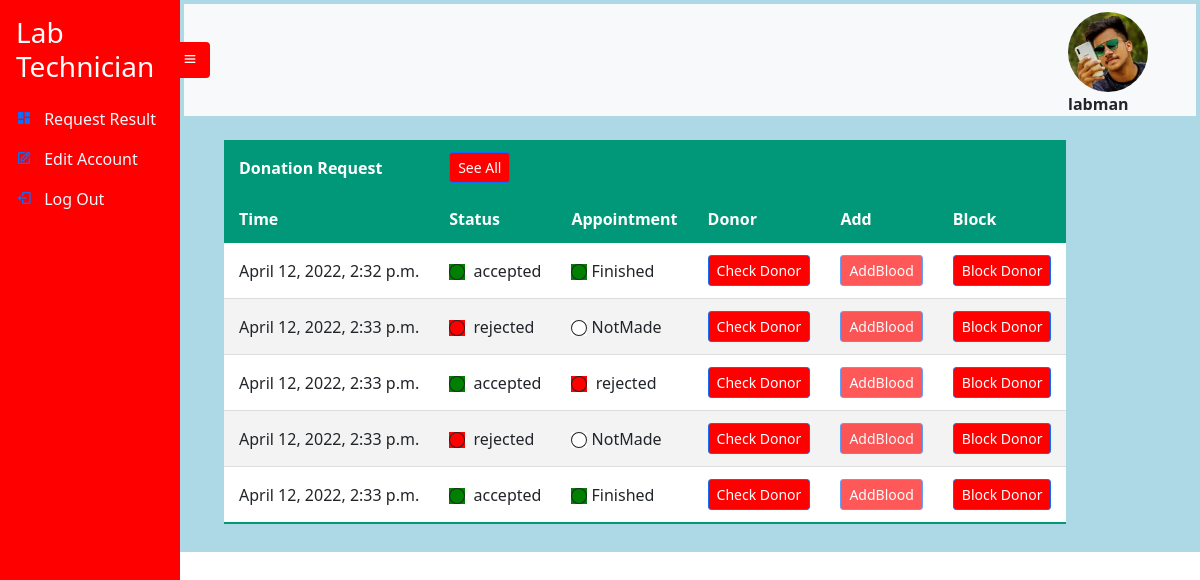
Screenshot of /labdonationrequest/notall (signed in) with the database file from the repository.
### UserAccount/models.py (models this page shows, shortened)
class UserRegistration(models.Model):
    User_id = models.UUIDField(default=uuid.uuid4, unique=True,
                          primary_key=True, editable=False)
    FirstName = models.CharField(max_length=20 , null=True , blank=True)
    LastName = models.CharField(max_length=20 , null=True , blank=True)
    Address_id = models.OneToOneField(Address , on_delete=models.CASCADE)
    Age = models.IntegerField(null=True , blank=True)
    Account_id = models.OneToOneField(Account , on_delete=models.CASCADE)
    ProfilePic= models.FileField(null=True, blank=True, upload_to='profilepic/', default="profilepic/defaultprofile.jpeg")

class Account(AbstractUser):
    Role = models.CharField(max_length=25, null=True , blank=True)

### Donor/models.py (models this page shows)
class DonationRequestFormResult(models.Model):
    Result_id = models.UUIDField(default=uuid.uuid4, unique=True,
                          primary_key=True, editable=False)
    Donor_id = models.ForeignKey(Donor , null=True , on_delete=models.SET_NULL,blank=True , unique=False)
    HeartDisease = models.CharField(max_length=3, null=True , blank=True ,choices=Answer_choices)
    Kidney_Lung_Bloodpressure_Diabetes_Epilepsy = models.CharField(max_length=3, null=True , blank=True ,  choices=Answer_choices)
    Liverproblems = models.CharField(max_length=3, null=True , blank=True ,choices=Answer_choices)
    STD = models.CharField(max_length=3, null=True , blank=True ,choices=Answer_choices)
    Tattoo_Ear_skin_pierced_lastmonth= models.CharField(max_length=3, null=True , blank=True ,choices=Answer_choices)
    Slpet_Unsafely_OtherThanPartner = models.CharField(max_length=3, null=True , blank=True ,choices=Answer_choices)
    SeriousSkinRepair = models.CharField(max_length=3, null=True , blank=True ,choices=Answer_choices)
    Preagnant = models.CharField(max_length=3, null=True , blank=True,choices=Answer_choices)
    Abortion = models.CharField(max_length=3, null=True , blank=True,choices=Answer_choices)
    BreastFeeding = models.CharField(max_length=3, null=True , blank=True,choices=Answer_choices)
    BloodHealthfulnessInfo = models.CharField(max_length=10, null=True , blank=True,choices=Answer_choices)
    Status = models.CharField(null=True , max_length=11 , blank=True , default='in progress')
    Request_time = models.DateTimeField(auto_now_add=True , null=True , blank=True)

class Appointment(models.Model):
    App_id = models.UUIDField(default=uuid.uuid4, unique=True,
                          primary_key=True, editable=False)
    Donor_id = models.ForeignKey(Donor , on_delete=models.SET_NULL, null=True , blank=True , unique=False)
    Date = models.DateField()
    Time = models.TimeField()
    status = models.CharField(null=True , max_length=11 , blank=True , default='in progress')
    def __str__(self):
        return str(self.App_id)

### LabTechnician/views.py (the view)
# urls.py: path('donationrequest/<type>' , views.DonationRequest , name='donationrequest'),
def DonationRequest(request ,  type):
    account = UserState(request)['account']
    donation = None
    appointment = None
    finished_appointment = []
    deferringlist = []
    try:
        for fa in FininshedAppointment.objects.all():
            finished_appointment.append(str(fa.Appointment_id))
    except:
        finished_appointment=[]
    try:
        if(type=='all'):
            donation = DonationRequestFormResult.objects.all()
        else:
            donation = DonationRequestFormResult.objects.all()[0:5]
    except:
        donation = None
    try:
        if(type=='all'):
            appointment = Appointment.objects.all()
        else:
            appointment = Appointment.objects.all()[0:5]
    except:
        appointment = None
    try:
        for dl in DeferringList.objects.all():
            deferringlist.append(str(dl.Donor_id))
    except:
        deferringlist = []
    my_list = list(itertools.zip_longest(donation,appointment))
    context = {'list':my_list , 'donation':donation ,'account':account , 'finished':finished_appointment , 'deferringlist':deferringlist }
    return render (request , 'labtechnician/donationrequest.html' , context  )

### LabTechnician/views.py (called while the page is built)
def UserState(request):
    user = request.user
    account = UserRegistration.objects.get(Account_id=user.id)
    context={'account':account}
    return context

### templates/labtechnician/donationrequest.html (shortened to what this page needs)
{% extends 'labtechnician/labtechnician.html' %}
{% load static %}
{% block content %}
<br>
<table class="styled-table">
    <thead>
         <tr>
           <th>Donation Request</th>
           <th><a href="{% url 'labdonationrequest' 'all' %}"><button type="button" class="btn btn-primary btn-sm" style= "background-color: red;">See All</button></a>
            </th>
            <th></th>
            <th></th>
            <th></th>
            <th></th>
          </tr>
          <tr >
            <th>Time</th>
            <th>Status</th>
            <th>Appointment</th>
            <th>Donor</th>
            <th>Add</th>
            <th>Block</th>
        </tr>
    </thead>
    <tbody>
      {% if donation %}
      {% for don,app in list %}
      <tr>
       <td>{{ don.Request_time }}</td>
       {% if don.Status == 'in progress' %}
       <td><svg xmlns="http://www.w3.org/2000/svg" width="16" height="16" fill="currentColor" style="background-color: yellow;" class="bi bi-circle"  viewBox="0 0 16 16">
         <path d="M8 15A7 7 0 1 1 8 1a7 7 0 0 1 0 14zm0 1A8 8 0 1 0 8 0a8 8 0 0 0 0 16z"/>
       </svg>
       {% elif  don.Status == 'accepted' %}
       <td><svg xmlns="http://www.w3.org/2000/svg" width="16" height="16" fill="currentColor" style="background-color: green;" class="bi bi-circle"  viewBox="0 0 16 16">
         <path d="M8 15A7 7 0 1 1 8 1a7 7 0 0 1 0 14zm0 1A8 8 0 1 0 8 0a8 8 0 0 0 0 16z"/>
       </svg>
       {% elif  don.Status == 'rejected' %}
       <td><svg xmlns="http://www.w3.org/2000/svg" width="16" height="16" fill="currentColor" style="background-color:red;" class="bi bi-circle"  viewBox="0 0 16 16">
         <path d="M8 15A7 7 0 1 1 8 1a7 7 0 0 1 0 14zm0 1A8 8 0 1 0 8 0a8 8 0 0 0 0 16z"/>
       </svg>
       {% endif %}
       &nbsp;{{ don.Status}} </td>
       {% if don.Status == 'accepted' %}
       {% if app.status == 'accepted'  and  app.App_id|slugify not in finished %}
       <td><svg xmlns="http://www.w3.org/2000/svg" width="16" height="16" fill="currentColor" style="background-color:green;" class="bi bi-circle"  viewBox="0 0 16 16">
         <path d="M8 15A7 7 0 1 1 8 1a7 7 0 0 1 0 14zm0 1A8 8 0 1 0 8 0a8 8 0 0 0 0 16z"/>
       </svg>
       &nbsp;{{ app.status}}</td>
       <td><a href="{% url 'labdonorinfo' don.Donor_id %}"><button type="button" class="btn btn-primary btn-sm" style= "background-color: red;">Check Donor</button></a>
       </td>
       <td><a href="{% url 'addblood' don.Donor_id app.App_id  %}"><button type="button" class="btn btn-primary btn-sm" style= "background-color: red;">AddBlood</button></a></td>
       {% if don.Donor_id|slugify not in deferringlist %}
       <td><a href="{% url 'blockdonor' don.Donor_id %}"><button type="button" class="btn btn-primary btn-sm" style= "background-color: red;">Block Donor</button></a>
       </td>
       {% else %}
       <td><a href="{% url 'unblockdonor' don.Donor_id %}"><button type="button" class="btn btn-primary btn-sm" style= "background-color: red;">Unblock Donor</button></a>
       </td>
       {% endif %}
       {% elif app.status == 'accepted'  and  app.App_id|slugify in finished  %}
       <td><svg xmlns="http://www.w3.org/2000/svg" width="16" height="16" fill="currentColor" style="background-color:green;" class="bi bi-circle"  viewBox="0 0 16 16">
        <path d="M8 15A7 7 0 1 1 8 1a7 7 0 0 1 0 14zm0 1A8 8 0 1 0 8 0a8 8 0 0 0 0 16z"/>
      </svg>&nbsp;Finished</td>
      <td><a href="{% url 'labdonorinfo' don.Donor_id %}"><button type="button" class="btn btn-primary btn-sm" style= "background-color: red;">Check Donor</button></a>
        <td><button type="button" class="btn btn-primary btn-sm" style= "background-color: red;" disabled>AddBlood</button></td>
        {% if don.Donor_id|slugify not in deferringlist %}
        <td><a href="{% url 'blockdonor' don.Donor_id %}"><button type="button" class="btn btn-primary btn-sm" style= "background-color: red;">Block Donor</button></a>
        </td>
        {% else %}
        <td><a href="{% url 'unblockdonor' don.Donor_id %}"><button type="button" class="btn btn-primary btn-sm" style= "background-color: red;">Unblock Donor</button></a>
        </td>
        {% endif %}
        {% elif app.status == 'rejected' %}
       <td><svg xmlns="http://www.w3.org/2000/svg" width="16" height="16" fill="currentColor" style="background-color:red;" class="bi bi-circle"  viewBox="0 0 16 16">
         <path d="M8 15A7 7 0 1 1 8 1a7 7 0 0 1 0 14zm0 1A8 8 0 1 0 8 0a8 8 0 0 0 0 16z"/>
       </svg>
       &nbsp;{{ app.status}}</td>
       <td><a href="{% url 'labdonorinfo' don.Donor_id %}"><button type="button" class="btn btn-primary btn-sm" style= "background-color: red;">Check Donor</button></a>
       </td>
       <td><button type="button" class="btn btn-primary btn-sm" style= "background-color: red;" disabled>AddBlood</button></a></td>
       {% if don.Donor_id|slugify not in deferringlist %}
       <td><a href="{% url 'blockdonor' don.Donor_id %}"><button type="button" class="btn btn-primary btn-sm" style= "background-color: red;">Block Donor</button></a>
       </td>
       {% else %}
       <td><a href="{% url 'unblockdonor' don.Donor_id %}"><button type="button" class="btn btn-primary btn-sm" style= "background-color: red;">Unblock Donor</button></a>
       </td>
       {% endif %}
         {% endif %}
       {% else %}
       <td><svg xmlns="http://www.w3.org/2000/svg" width="16" height="16" fill="currentColor" style="background-color:white;" class="bi bi-circle"  viewBox="0 0 16 16">
        <path d="M8 15A7 7 0 1 1 8 1a7 7 0 0 1 0 14zm0 1A8 8 0 1 0 8 0a8 8 0 0 0 0 16z"/>
      </svg>&nbsp;NotMade</td>
      <td><a href="{% url 'labdonorinfo' don.Donor_id %}"><button type="button" class="btn btn-primary btn-sm" style= "background-color: red;">Check Donor</button></a>
      </td>
         <td><button type="button" class="btn btn-primary btn-sm" style= "background-color: red;" disabled>AddBlood</button></td>
         {% if don.Donor_id|slugify not in deferringlist %}
         <td><a href="{% url 'blockdonor' don.Donor_id %}"><button type="button" class="btn btn-primary btn-sm" style= "background-color: red;">Block Donor</button></a>
         </td>
         {% else %}
         <td><a href="{% url 'unblockdonor' don.Donor_id %}"><button type="button" class="btn btn-primary btn-sm" style= "background-color: red;">Unblock Donor</button></a>
         </td>
         {% endif %}
         {% endif %}
     </tr>
      {% endfor %}
     {% endif %}
      </tbody>
  </table>
  <br>
{% endblock %}

### templates/labtechnician/labtechnician.html (shortened to what this page needs)
{% extends 'sidebarbase.html' %}
{% block content1 %}
<div
      class="side-navbar active-nav d-flex justify-content-between flex-wrap flex-column"
      id="sidebar"
    >
      <ul class="nav flex-column text-white w-100">
        <a href="{% url 'labdonationrequest' 'notall' %}" class="nav-link h3 text-white my-2">
          Lab Technician
        </a>
        <li class="nav-link">
          <i class="bx bxs-dashboard"></i>
          <span class="mx-2" ><a class="inner-anchor"  href="{% url 'labdonationrequest' 'notall' %}">Request Result</a></span>
        </li>
        <li class="nav-link">
            <i class="bx bx-edit"></i>
            <span class="mx-2" ><a class="inner-anchor" href="{% url 'editpassword'  %}"> Edit Account</a></span>
          </li>
        <li class="nav-link">
          <i class="bx bx-log-out"></i>
          <span class="mx-2" ><a class="inner-anchor" href="{% url 'logout' %}" > Log Out </a></span>
        </li>
      </ul>
    </div>
    <div class="p-1 my-container active-cont" style="background-color:lightblue">
      <nav class="navbar top-navbar navbar-light bg-light px-5">
        <a class="btn border-0" id="menu-btn"><i class="bx bx-menu"></i></a>
        <figure id="image">
          <img src="/static/images/{{ account.ProfilePic }}" style="height: 80px;
          width: 80px;
          border-radius: 50%; " >
          <figcaption><b>{{user.username}}</b></figcaption>
        </figure>
              </nav>
      {% block content %}
      {% endblock %}
{% endblock  %}

### templates/sidebarbase.html (shortened to what this page needs)
<!DOCTYPE html>
{% load static %}
<html lang="en">
  <head>
    <link
      href="https://cdn.jsdelivr.net/npm/bootstrap@5.0.0-beta2/dist/css/bootstrap.min.css"
      rel="stylesheet"
    />
    <link
      href="https://cdn.jsdelivr.net/npm/boxicons@2.0.5/css/boxicons.min.css"
      rel="stylesheet"
    />
    <link href="{% static 'styles/sidebar.css' %}" rel="stylesheet">
  </head>
  <body>
  {% block content1 %}
  {% endblock content1 %}
</body>
</html>

### static/styles/sidebar.css (style rules this page uses)
* { margin: 0; padding: 0; box-sizing: border-box; }
body { min-height: 100vh; background-color: #fff; }
.side-navbar { width: 180px; height: 100%; position: fixed; margin-left: -300px; background-color: red; transition: 0.5s; }
.my-container { transition: 0.4s; }
.active-nav { margin-left: 0; }
.active-cont { margin-left: 180px; }
#menu-btn { background-color: red ; color: #fff; margin-left: -62px; }
#image { max-width: 300px; height: 80px; border-radius: 50%; top: 10px; right: 0px; }
.inner-anchor { color: aliceblue; text-decoration: black; }
.styled-table thead tr { background-color: #009879; color: #ffffff; text-align: left; }
.styled-table th, .styled-table td { padding: 12px 15px; }
.styled-table tbody tr { border-bottom: 1px solid #dddddd; }
.styled-table tbody tr:nth-of-type(even) { background-color: #f3f3f3; }
.styled-table tbody tr:last-of-type { border-bottom: 2px solid #009879; }
.styled-table { margin-left: 40px; }
.styled-table tbody { background-color: white; }

### rows the page displays
UserRegistration: ProfilePic (picture)
Account: username "labman"
DonationRequestFormResult: Request_time "April 12, 2022, 2:32 p.m.", Status "accepted", shows "Finished", shows "Block Donor"
DonationRequestFormResult: Request_time "April 12, 2022, 2:33 p.m.", Status "rejected", shows "NotMade", shows "Block Donor"
DonationRequestFormResult: Request_time "April 12, 2022, 2:33 p.m.", Status "accepted", status "rejected", shows "Block Donor"
DonationRequestFormResult: Request_time "April 12, 2022, 2:33 p.m.", Status "rejected", shows "NotMade", shows "Block Donor"
DonationRequestFormResult: Request_time "April 12, 2022, 2:33 p.m.", Status "accepted", shows "Finished", shows "Block Donor"
